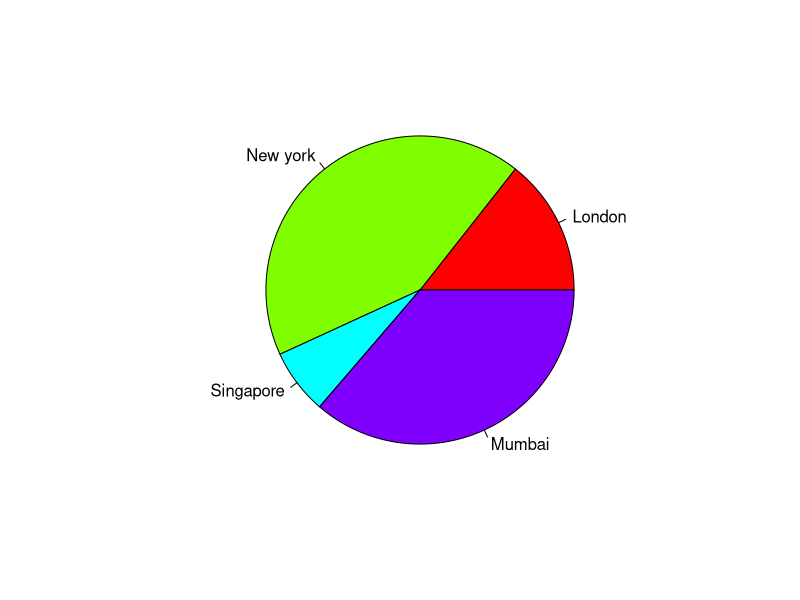

Here is the R script that generated this plot:
x<- c(21,62,10,53)
labels<- c("London","New york","Singapore","Mumbai")

# create png file
png(file="piechartdemo.jpg")

#plot the chart
pie(x,labels,col=rainbow(length(x)))

#save the file
dev.off()
